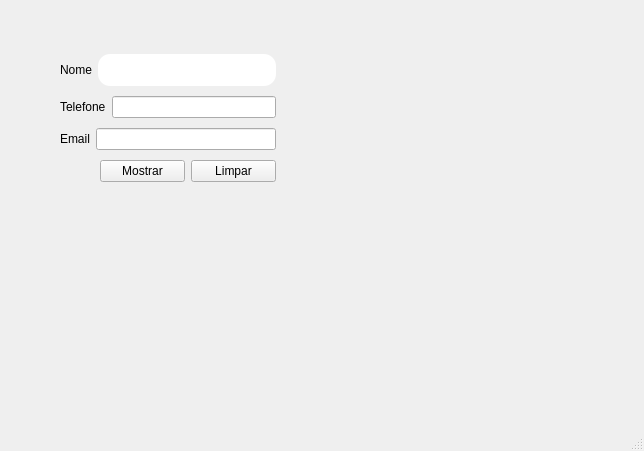
<?xml version="1.0" encoding="UTF-8"?>
<ui version="4.0">
 <class>MainWindow</class>
 <widget class="QMainWindow" name="MainWindow">
  <property name="geometry">
   <rect>
    <x>0</x>
    <y>0</y>
    <width>644</width>
    <height>451</height>
   </rect>
  </property>
  <property name="windowTitle">
   <string>MainWindow</string>
  </property>
  <widget class="QWidget" name="centralwidget">
   <widget class="QWidget" name="">
    <property name="geometry">
     <rect>
      <x>60</x>
      <y>50</y>
      <width>216</width>
      <height>136</height>
     </rect>
    </property>
    <layout class="QVBoxLayout" name="verticalLayout">
     <item>
      <layout class="QHBoxLayout" name="horizontalLayout">
       <item>
        <widget class="QLabel" name="label">
         <property name="text">
          <string>Nome</string>
         </property>
        </widget>
       </item>
       <item>
        <widget class="QLineEdit" name="txtNome">
         <property name="styleSheet">
          <string notr="true">padding: 8px;
background-color: &quot;#ccc&quot;;
border-radius: 12px;</string>
         </property>
        </widget>
       </item>
      </layout>
     </item>
     <item>
      <layout class="QHBoxLayout" name="horizontalLayout_2">
       <item>
        <widget class="QLabel" name="label_2">
         <property name="text">
          <string>Telefone</string>
         </property>
        </widget>
       </item>
       <item>
        <widget class="QLineEdit" name="txtTelefone"/>
       </item>
      </layout>
     </item>
     <item>
      <layout class="QHBoxLayout" name="horizontalLayout_3">
       <item>
        <widget class="QLabel" name="label_3">
         <property name="text">
          <string>Email</string>
         </property>
        </widget>
       </item>
       <item>
        <widget class="QLineEdit" name="txtEmail"/>
       </item>
      </layout>
     </item>
     <item>
      <layout class="QHBoxLayout" name="horizontalLayout_4">
       <item>
        <spacer name="horizontalSpacer">
         <property name="orientation">
          <enum>Qt::Orientation::Horizontal</enum>
         </property>
         <property name="sizeType">
          <enum>QSizePolicy::Policy::Fixed</enum>
         </property>
         <property name="sizeHint" stdset="0">
          <size>
           <width>40</width>
           <height>20</height>
          </size>
         </property>
        </spacer>
       </item>
       <item>
        <widget class="QPushButton" name="btnMostrar">
         <property name="text">
          <string>Mostrar</string>
         </property>
        </widget>
       </item>
       <item>
        <widget class="QPushButton" name="btnLimpar">
         <property name="text">
          <string>Limpar</string>
         </property>
        </widget>
       </item>
      </layout>
     </item>
    </layout>
   </widget>
  </widget>
  <widget class="QMenuBar" name="menubar">
   <property name="geometry">
    <rect>
     <x>0</x>
     <y>0</y>
     <width>644</width>
     <height>21</height>
    </rect>
   </property>
  </widget>
  <widget class="QStatusBar" name="statusbar"/>
 </widget>
 <resources/>
 <connections/>
</ui>
